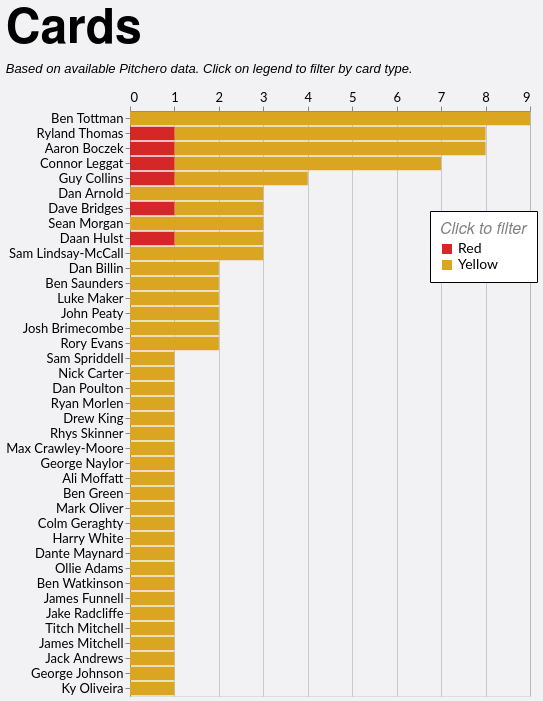

Write a Vega-Lite specification for this figure.
### Vega-Lite specification from a JSON file in a GitHub repository (floating-point values rounded to 4 significant figures)
{"config": {"axis": {"labelFont": "Lato, sans-serif", "titleFont": "PT Sans Narrow, Helvetica Neue, Helvetica, Arial, sans-serif", "labelFontSize": 13, "titleFontSize": 24, "gridColor": "#202947", "gridOpacity": 0.2}, "header": {"labelFont": "PT Sans Narrow, Helvetica Neue, Helvetica, Arial, sans-serif", "titleFont": "PT Sans Narrow, Helvetica Neue, Helvetica, Arial, sans-serif", "labelFontSize": 24, "titleFontSize": 28, "labelFontWeight": "bold", "orient": "left"}, "legend": {"labelFont": "Lato, sans-serif", "titleFont": "PT Sans Narrow, Helvetica Neue, Helvetica, Arial, sans-serif", "labelFontSize": 14, "titleFontSize": 16, "titlePadding": 5, "fillColor": "white", "strokeColor": "black", "padding": 10, "titleFontWeight": "lighter", "titleFontStyle": "italic", "titleColor": "gray", "offset": 10}, "title": {"font": "PT Sans Narrow, Helvetica Neue, Helvetica, Arial, sans-serif", "fontSize": 48, "fontWeight": "bold", "anchor": "start", "align": "center", "titlePadding": 20, "subtitlePadding": 10, "subtitleFontSize": 13, "subtitleColor": "", "subtitleFontStyle": "italic", "offset": 15, "color": "black"}, "axisX": {"labelAngle": 0}, "facet": {"title": null, "header": null, "align": {"row": "each", "column": "each"}}, "resolve": {"scale": {"y": "independent", "facet": "independent"}}, "background": "#f2f1f4"}, "data": {"name": "data-7511e285057aeef8790d96df72062dfe"}, "mark": {"type": "bar"}, "encoding": {"color": {"field": "event", "legend": {"legendX": 300, "legendY": 100, "orient": "none", "title": "Click to filter"}, "scale": {"domain": ["Red", "Yellow"], "range": ["#d62728", "goldenrod"]}, "type": "nominal"}, "tooltip": [{"field": "player", "title": "Player", "type": "nominal"}, {"field": "event", "title": "Card Type", "type": "nominal"}, {"aggregate": "sum", "field": "count", "title": "Cards", "type": "quantitative"}, {"aggregate": "sum", "field": "A", "title": "Games", "type": "quantitative"}], "x": {"aggregate": "sum", "axis": {"format": "d", "orient": "top", "title": null}, "field": "count", "type": "quantitative"}, "y": {"field": "player", "sort": "-x", "title": null, "type": "nominal"}}, "height": {"step": 15}, "title": {"text": "Cards", "subtitle": "Based on available Pitchero data. Click on legend to filter by card type."}, "width": 400, "$schema": "https://vega.github.io/schema/vega-lite/v5.20.1.json", "datasets": {"data-7511e285057aeef8790d96df72062dfe": [{"player": "Sam Spriddell", "season": "2023/24", "squad": "1st", "player_join": "S Spriddell", "A": 11, "event": "Yellow", "count": 1}, {"player": "Dan Billin", "season": "2023/24", "squad": "1st", "player_join": "D Billin", "A": 20, "event": "Yellow", "count": 2}, {"player": "Nick Carter", "season": "2021/22", "squad": "1st", "player_join": "N Carter", "A": 4, "event": "Yellow", "count": 1}, {"player": "Dan Poulton", "season": "2022/23", "squad": "1st", "player_join": "D Poulton", "A": 17, "event": "Yellow", "count": 1}, {"player": "Ryan Morlen", "season": "2024/25", "squad": "2nd", "player_join": "R Morlen", "A": 6, "event": "Yellow", "count": 1}, {"player": "Drew King", "season": "2019/20", "squad": "1st", "player_join": "D King", "A": 7, "event": "Yellow", "count": 1}, {"player": "Dan Arnold", "season": "2019/20", "squad": "1st", "player_join": "D Arnold", "A": 12, "event": "Yellow", "count": 2}, {"player": "Rhys Skinner", "season": "2024/25", "squad": "1st", "player_join": "R Skinner", "A": 4, "event": "Yellow", "count": 1}, {"player": "Dan Arnold", "season": "2017/18", "squad": "1st", "player_join": "D Arnold", "A": 15, "event": "Yellow", "count": 1}, {"player": "Ben Tottman", "season": "2025/26", "squad": "1st", "player_join": "B Tottman", "A": 5, "event": "Yellow", "count": 1}, {"player": "Max Crawley-Moore", "season": "2023/24", "squad": "1st", "player_join": "M Crawley-Moore", "A": 16, "event": "Yellow", "count": 1}, {"player": "George Naylor", "season": "2024/25", "squad": "2nd", "player_join": "G Naylor", "A": 10, "event": "Yellow", "count": 1}, {"player": "Ben Tottman", "season": "2024/25", "squad": "1st", "player_join": "B Tottman", "A": 19, "event": "Yellow", "count": 3}, {"player": "Ben Tottman", "season": "2023/24", "squad": "1st", "player_join": "B Tottman", "A": 25, "event": "Yellow", "count": 2}, {"player": "Ben Tottman", "season": "2022/23", "squad": "1st", "player_join": "B Tottman", "A": 19, "event": "Yellow", "count": 2}, {"player": "Ben Tottman", "season": "2019/20", "squad": "1st", "player_join": "B Tottman", "A": 12, "event": "Yellow", "count": 1}, {"player": "Ben Saunders", "season": "2022/23", "squad": "1st", "player_join": "B Saunders", "A": 7, "event": "Yellow", "count": 1}, {"player": "Luke Maker", "season": "2024/25", "squad": "1st", "player_join": "L Maker", "A": 14, "event": "Yellow", "count": 1}, {"player": "Ben Saunders", "season": "2019/20", "squad": "1st", "player_join": "B Saunders", "A": 6, "event": "Yellow", "count": 1}, {"player": "Luke Maker", "season": "2023/24", "squad": "1st", "player_join": "L Maker", "A": 13, "event": "Yellow", "count": 1}, {"player": "Ali Moffatt", "season": "2025/26", "squad": "1st", "player_join": "A Moffatt", "A": 4, "event": "Yellow", "count": 1}, {"player": "Ben Green", "season": "2024/25", "squad": "2nd", "player_join": "B Green", "A": 13, "event": "Yellow", "count": 1}, {"player": "Dave Bridges", "season": "2023/24", "squad": "1st", "player_join": "D Bridges", "A": 17, "event": "Yellow", "count": 1}, {"player": "Dave Bridges", "season": "2022/23", "squad": "1st", "player_join": "D Bridges", "A": 15, "event": "Yellow", "count": 1}, {"player": "Dave Bridges", "season": "2023/24", "squad": "1st", "player_join": "D Bridges", "A": 17, "event": "Red", "count": 1}, {"player": "Guy Collins", "season": "2024/25", "squad": "1st", "player_join": "G Collins", "A": 20, "event": "Yellow", "count": 2}, {"player": "Mark Oliver", "season": "2023/24", "squad": "1st", "player_join": "M Oliver", "A": 5, "event": "Yellow", "count": 1}, {"player": "Colm Geraghty", "season": "2023/24", "squad": "1st", "player_join": "C Geraghty", "A": 7, "event": "Yellow", "count": 1}, {"player": "Harry White", "season": "2023/24", "squad": "1st", "player_join": "H White", "A": 7, "event": "Yellow", "count": 1}, {"player": "Dante Maynard", "season": "2024/25", "squad": "1st", "player_join": "D Maynard", "A": 1, "event": "Yellow", "count": 1}, {"player": "Guy Collins", "season": "2024/25", "squad": "1st", "player_join": "G Collins", "A": 20, "event": "Red", "count": 1}, {"player": "Guy Collins", "season": "2022/23", "squad": "1st", "player_join": "G Collins", "A": 17, "event": "Yellow", "count": 1}, {"player": "Ollie Adams", "season": "2023/24", "squad": "2nd", "player_join": "O Adams", "A": 1, "event": "Yellow", "count": 1}, {"player": "Connor Leggat", "season": "2024/25", "squad": "1st", "player_join": "C Leggat", "A": 11, "event": "Yellow", "count": 3}, {"player": "Ryland Thomas", "season": "2022/23", "squad": "2nd", "player_join": "R Thomas", "A": 4, "event": "Yellow", "count": 1}, {"player": "Connor Leggat", "season": "2022/23", "squad": "1st", "player_join": "C Leggat", "A": 9, "event": "Yellow", "count": 1}, {"player": "Ryland Thomas", "season": "2024/25", "squad": "1st", "player_join": "R Thomas", "A": 18, "event": "Yellow", "count": 1}, {"player": "Connor Leggat", "season": "2019/20", "squad": "1st", "player_join": "C Leggat", "A": 11, "event": "Yellow", "count": 1}, {"player": "Ryland Thomas", "season": "2024/25", "squad": "1st", "player_join": "R Thomas", "A": 18, "event": "Red", "count": 1}, {"player": "Connor Leggat", "season": "2018/19", "squad": "1st", "player_join": "C Leggat", "A": 13, "event": "Yellow", "count": 1}, {"player": "Ryland Thomas", "season": "2023/24", "squad": "1st", "player_join": "R Thomas", "A": 25, "event": "Yellow", "count": 3}, {"player": "Connor Leggat", "season": "2022/23", "squad": "1st", "player_join": "C Leggat", "A": 9, "event": "Red", "count": 1}, {"player": "Ryland Thomas", "season": "2022/23", "squad": "1st", "player_join": "R Thomas", "A": 8, "event": "Yellow", "count": 2}, {"player": "Ben Watkinson", "season": "2023/24", "squad": "2nd", "player_join": "B Watkinson", "A": 11, "event": "Yellow", "count": 1}, {"player": "Sean Morgan", "season": "2023/24", "squad": "1st", "player_join": "S Morgan", "A": 2, "event": "Yellow", "count": 1}, {"player": "Sean Morgan", "season": "2022/23", "squad": "1st", "player_join": "S Morgan", "A": 8, "event": "Yellow", "count": 1}, {"player": "Sean Morgan", "season": "2021/22", "squad": "1st", "player_join": "S Morgan", "A": 10, "event": "Yellow", "count": 1}, {"player": "James Funnell", "season": "2021/22", "squad": "1st", "player_join": "J Funnell", "A": 12, "event": "Yellow", "count": 1}, {"player": "Jake Radcliffe", "season": "2023/24", "squad": "1st", "player_join": "J Radcliffe", "A": 18, "event": "Yellow", "count": 1}, {"player": "John Peaty", "season": "2025/26", "squad": "1st", "player_join": "J Peaty", "A": 6, "event": "Yellow", "count": 1}, {"player": "Titch Mitchell", "season": "2022/23", "squad": "1st", "player_join": "T Mitchell", "A": 2, "event": "Yellow", "count": 1}, {"player": "James Mitchell", "season": "2022/23", "squad": "1st", "player_join": "T Mitchell", "A": 2, "event": "Yellow", "count": 1}, {"player": "John Peaty", "season": "2023/24", "squad": "1st", "player_join": "J Peaty", "A": 13, "event": "Yellow", "count": 1}, {"player": "Jack Andrews", "season": "2023/24", "squad": "2nd", "player_join": "J Andrews", "A": 8, "event": "Yellow", "count": 1}, {"player": "Daan Hulst", "season": "2024/25", "squad": "2nd", "player_join": "D Hulst", "A": 4, "event": "Yellow", "count": 1}, {"player": "Daan Hulst", "season": "2023/24", "squad": "2nd", "player_join": "D Hulst", "A": 7, "event": "Yellow", "count": 1}, {"player": "Daan Hulst", "season": "2018/19", "squad": "1st", "player_join": "D Hulst", "A": 10, "event": "Red", "count": 1}, {"player": "Josh Brimecombe", "season": "2021/22", "squad": "2nd", "player_join": "J Brimecombe", "A": 6, "event": "Yellow", "count": 1}, {"player": "Sam Lindsay-McCall", "season": "2023/24", "squad": "1st", "player_join": "S Lindsay", "A": 22, "event": "Yellow", "count": 1}, {"player": "George Johnson", "season": "2022/23", "squad": "1st", "player_join": "G Johnson", "A": 17, "event": "Yellow", "count": 1}, {"player": "Ky Oliveira", "season": "2022/23", "squad": "2nd", "player_join": "K Oliveira", "A": 2, "event": "Yellow", "count": 1}, {"player": "Josh Brimecombe", "season": "2024/25", "squad": "1st", "player_join": "J Brimecombe", "A": 19, "event": "Yellow", "count": 1}, {"player": "Sam Lindsay-McCall", "season": "2021/22", "squad": "1st", "player_join": "S Lindsay", "A": 13, "event": "Yellow", "count": 2}, {"player": "Rory Evans", "season": "2023/24", "squad": "2nd", "player_join": "R Evans", "A": 10, "event": "Yellow", "count": 1}, {"player": "Aaron Boczek", "season": "2024/25", "squad": "2nd", "player_join": "A Boczek", "A": 3, "event": "Yellow", "count": 2}, {"player": "Rory Evans", "season": "2021/22", "squad": "2nd", "player_join": "R Evans", "A": 15, "event": "Yellow", "count": 1}, {"player": "Aaron Boczek", "season": "2025/26", "squad": "1st", "player_join": "A Boczek", "A": 7, "event": "Yellow", "count": 2}, {"player": "Aaron Boczek", "season": "2024/25", "squad": "1st", "player_join": "A Boczek", "A": 4, "event": "Yellow", "count": 1}, {"player": "Aaron Boczek", "season": "2024/25", "squad": "1st", "player_join": "A Boczek", "A": 4, "event": "Red", "count": 1}, {"player": "Aaron Boczek", "season": "2023/24", "squad": "1st", "player_join": "A Boczek", "A": 21, "event": "Yellow", "count": 2}]}}
